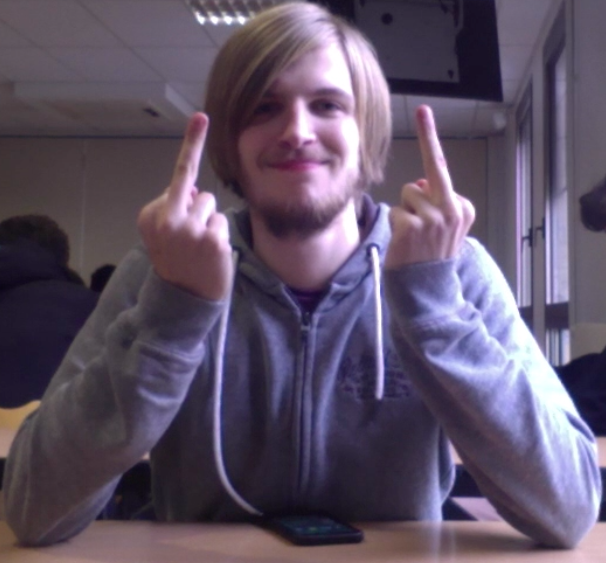
#> input picture Game Structure/geometry/version5/valentin.png, 606 x 563 px
$ python 'path finding1.py'
#> lines starting #> are read from the running program, lines starting #| are printed output that depends on the picture
import cv2
import time
import random
import math

sj="saint jalm.jpg"
vl="valentin.png"
tm="tetedemarc.png"
pm="profiledemarc.jpg"

class Entity:
    # [5 lines left out: function __init__, not called in this run]
    def __str__(self):
        return "Entity("+",".join(map(str,[self.x,self.y,self.r]))+")"
    def turnRight(self,r=1):
        self.r=(self.r+r)%self.mr
    def turnLeft(self,r=1):
        self.r=(self.r+self.mr-r)%self.mr
    def turnBack(self):
        self.r=(self.r+self.mr//2)%self.mr
    # [41 lines left out: functions stepForward, stepBack, stepRight, stepLeft, stepRightReverse, stepLeftReverse, not called in this run]
    def getPosition(self):
        return (self.x,self.y)
    def getComponents(self):
        return (self.x,self.y,self.r)

    position=property(getPosition)
    components=property(getComponents)


class Solver:
    """Solve a maze with an entity that can explore it."""
    # [56 lines left out: functions __init__, solve, explore, lookRight, lookLeft, lookForward and 1 more, not called in this run]

    def getEntity(self):
        return self.entity
    def getMaze(self):
        return self.maze

    e=property(getEntity)
    m=property(getMaze)


image=cv2.imread(vl)
#> image is the input picture: shape (563, 606, 3); mean B, G, R 102.4, 82.4, 95.2
canny=cv2.Canny(image,50,150)
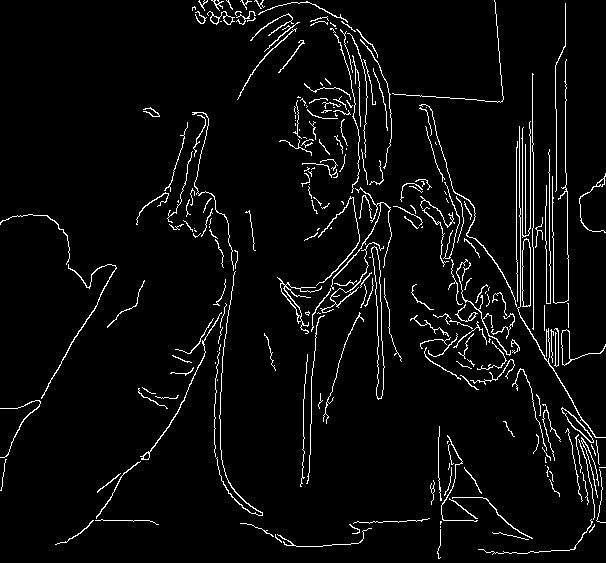
#> canny: shape (563, 606); 4.4% white in thin lines or dots

def searchPoints(canny_image):
    """Return the list of white points of a canny image."""
    l=[]
    height,width=image.shape[:2]
#> height = 563; width = 606
    for x in range(width):
        for y in range(height):
            if canny_image[y][x]:
                l.append((x,y))
    return l

# [5 lines left out: function makeDictionary, not called in this run]


points=searchPoints(canny)
#> points = 14954 pairs, first value 0 to 605, second value 0 to 558
print(len(points))
#| 14954

# [25 lines left out: functions solvePoints, distance, findClosestPoint, not called in this run]


def naivePathFinding(points,i=0):
    """Find a path by finding for each point the next closest one.
    i is the start index."""
#> called with i = 0
    path=[]
    while len(points)>0:
        points=points[i]
        del points[i]
        i=findClosestPoint(points[i])
        path.append(point)
#> this loop made 1 pass
#> after the loop, path = []
    return path


if __name__=="__main__":
    # [6 lines of commented-out code are left out]
    points=list(set(points))
#> (the run stopped early here; a loop or call above may not have finished)

$ run again, with Game Structure/geometry/version5/maxime.jpg saved as Game Structure/geometry/version5/valentin.png
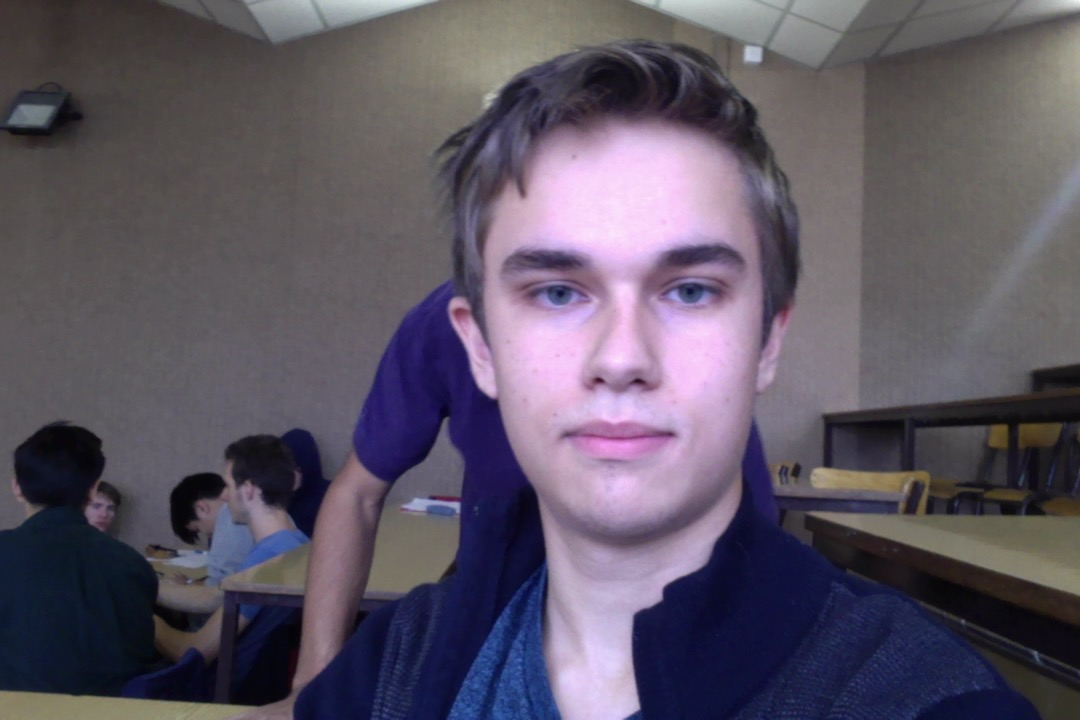
#> input picture Game Structure/geometry/version5/maxime.jpg, 1080 x 720 px
#> image is the input picture: shape (720, 1080, 3); mean B, G, R 99.8, 85.6, 93
#> `canny=cv2.Canny(image,50,150)`:
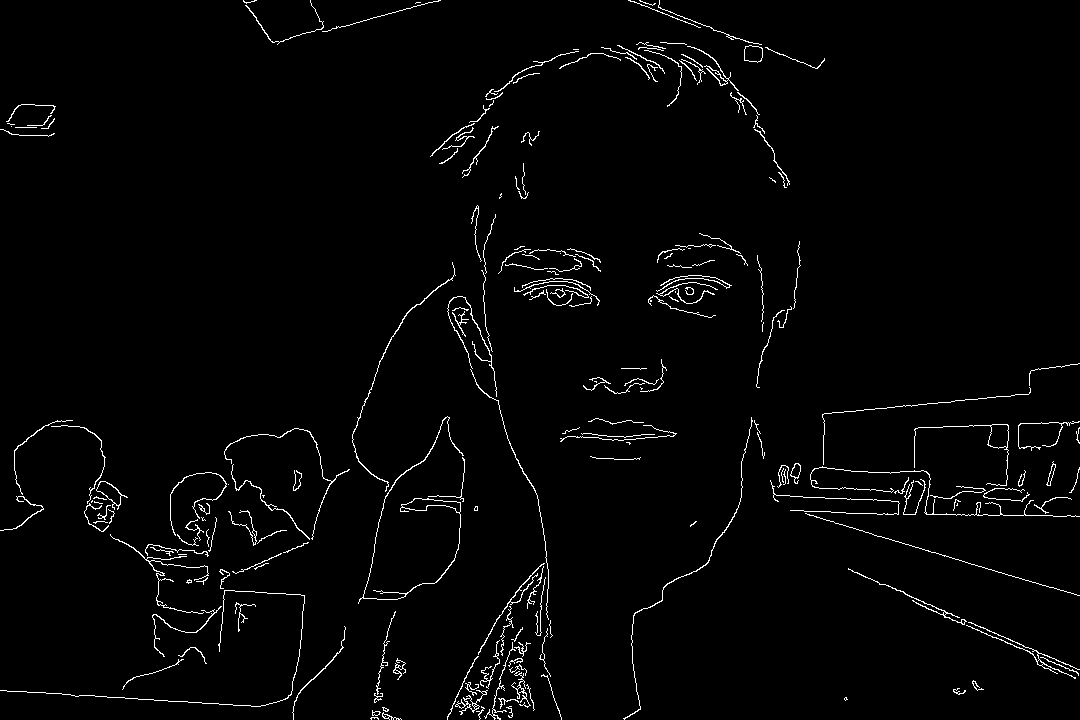
#> canny: shape (720, 1080); 2.1% white in thin lines or dots
#> `points=searchPoints(canny)`: points = 16230 pairs, first value 0 to 1079, second value 0 to 719
#| 16230
#> the loop in naivePathFinding, `while len(points)>0:` made 1 pass
#> after the loop in naivePathFinding, `while len(points)>0:`: path = []
